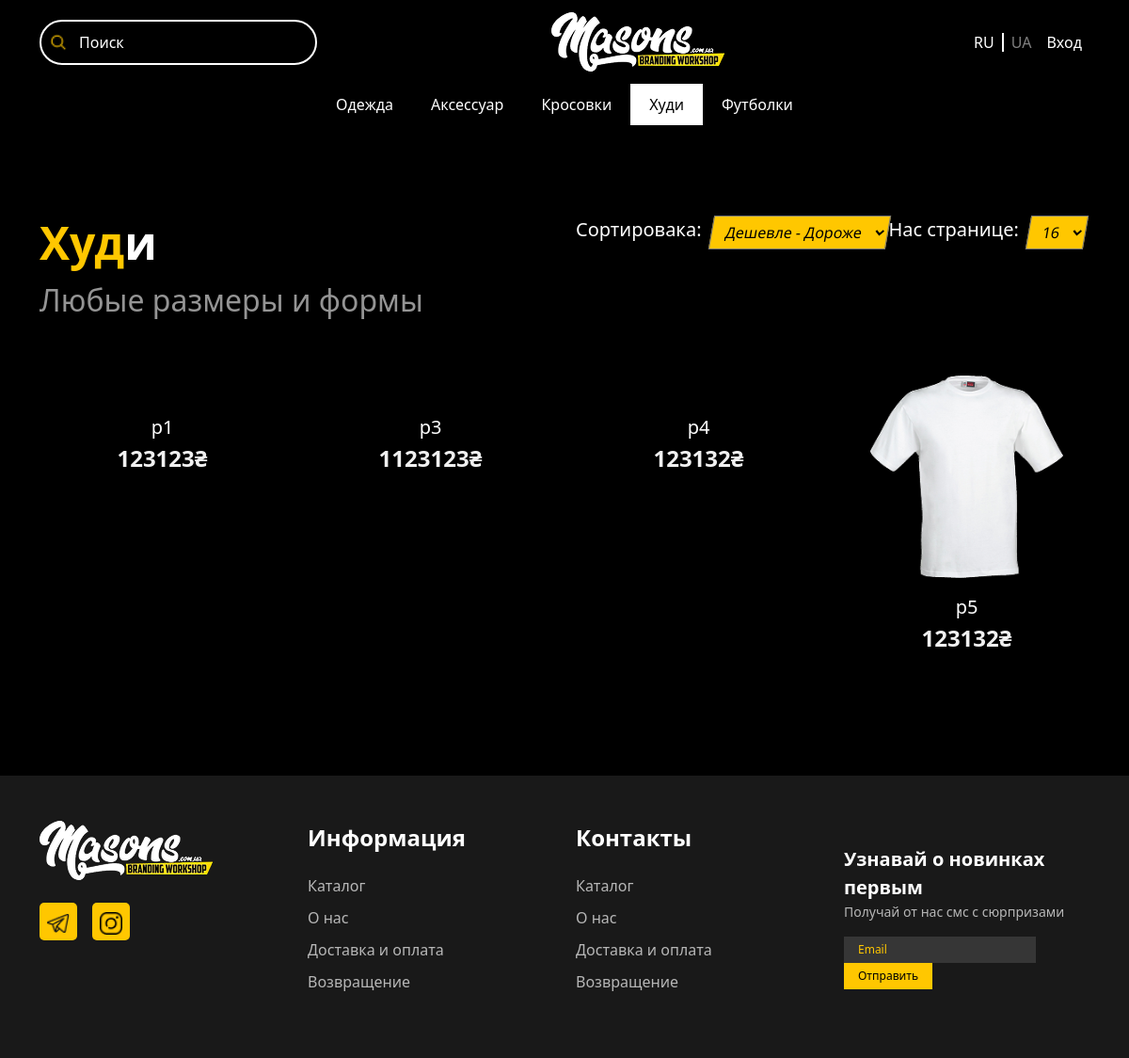
Page /category/4 on the committed database.
### products/models.py (models this page shows, shortened)
class TagsModel(models.Model):
    tag_name = models.CharField(max_length=50)

class ProdutsModel(models.Model):
    name = models.CharField(max_length=100)
    img = models.ImageField(upload_to='products/')
    description = models.TextField(max_length=500)
    price = models.PositiveIntegerField()
    tags = models.ManyToManyField(TagsModel)
    colors = models.ManyToManyField(ColorsModel)
    sizes = models.ManyToManyField(SizesModel)
    updated_at = models.DateTimeField(auto_now=True)
    created_at = models.DateTimeField(auto_now_add=True)

### main/views.py (the view, shortened to what this page needs)
# urls.py: path('category/<int:id>', category_view, name='category'),
def category_view(request, id):
    category = get_object_or_404(TagsModel, id=id)
    products = ProdutsModel.objects.filter(tags=category)
    sort = request.GET.get('sort', None)
    show = request.GET.get('show', None)
    paginate_by = 16
    if show:
        paginate_by = int(show)
    paginator = Paginator(products, paginate_by)  # 10 items per page
    page_number = request.GET.get('page')
    page_obj = paginator.get_page(page_number)
    context = {
        "category" : category,
        'page_obj': page_obj
    }
    return render(request, 'category.html', context)

### main/templatetags/custom_tags.py (called while the page is built)
@register.simple_tag
def category_tags():
    return TagsModel.objects.all()

### templates/category.html (shortened to what this page needs)
{% extends 'base.html' %}
{% load static %}
{% block content %}
  {% include 'components/navbar.html' %}
  {% include 'components/category-nav.html' %}
  <div class="container content categories">
    <div class="row pt-5 mt-5">
      <div class="col-6">
        <h2 class="cat-title"><span>{{category.tag_name|slice:':3'}}</span>{{category.tag_name|slice:'3:'}}</h2>
        <p class="cat-subtitle">Любые размеры и формы</p>
      </div>
      <div class="col-6">
        <form method="get" class="filter-form row">
          <div class="col-7 d-flex">
            <label for="">Сортировака:</label>
            <select name="sort" id="" onchange="submit()">
              <option value="1" {% if request.GET.sort == '1' %}selected{% endif %}>Дешевле - Дороже</option>
            </select>
          </div>
          <div class="col-5 d-flex">
            <label for="">Нас странице:</label>
            <select name="show" onchange="submit()" id="">
              <option value="16" {% if request.GET.show == '16' %}selected{% endif %}>16</option>
            </select>
          </div>
        </form>
      </div>
    </div>
    <div class="row pb-5 mb-5">
      {% for product in page_obj  %}
      <div class="col-3 p-3 product">
        <a href="{% url 'main:detail' id=product.id %}">
          <div class="p-4 pb-2">
            <img class="img-fluid w-100" src="{{product.img.url}}" alt="" />
          </div>
          <p class="product-name text-center mt-2 mb-0">{{product.name}}</p>
          <p class="product-price text-center">{{product.price}}₴</p>
        </a>
      </div>
      {%empty%}
      <p class="text-center text-white mt-5">Ничего не найдено</p>
      {% endfor %}
    </div>
</div>
{% endblock %}

### templates/components/category-nav.html
{% load custom_tags %}
{% category_tags as tags %}
<div>
    <ul class="cat-nav list-unstyled d-flex justify-content-center mb-0">
        {% for tag in tags %}
        <li class="{% if category.id == tag.id %}active{%endif%}"><a class="p-2 d-inline-block" href="{% url 'main:category' id=tag.id %}">{{tag.tag_name}}</a></li>
        {% endfor %}
    </ul>
</div>

### static/css/main.css (style rules this page uses)
body { background-color: black; }
.cat-nav li.active a, .cat-nav li:hover a { background-color: white; color: black; }
.cat-nav li a { padding: 10px 20px !important; transition: 0.3s; color: white; text-decoration: none; }

### rows in the picture
TagsModel: tag_name "Одежда"
TagsModel: tag_name "Аксессуар"
TagsModel: tag_name "Кросовки"
TagsModel: tag_name "Худи", tag_name "Худ", tag_name "и"
TagsModel: tag_name "Футболки"
ProdutsModel: name "p1", price "123123"
ProdutsModel: name "p3", price "1123123"
ProdutsModel: name "p4", price "123132"
ProdutsModel: img (picture), name "p5", price "123132"
